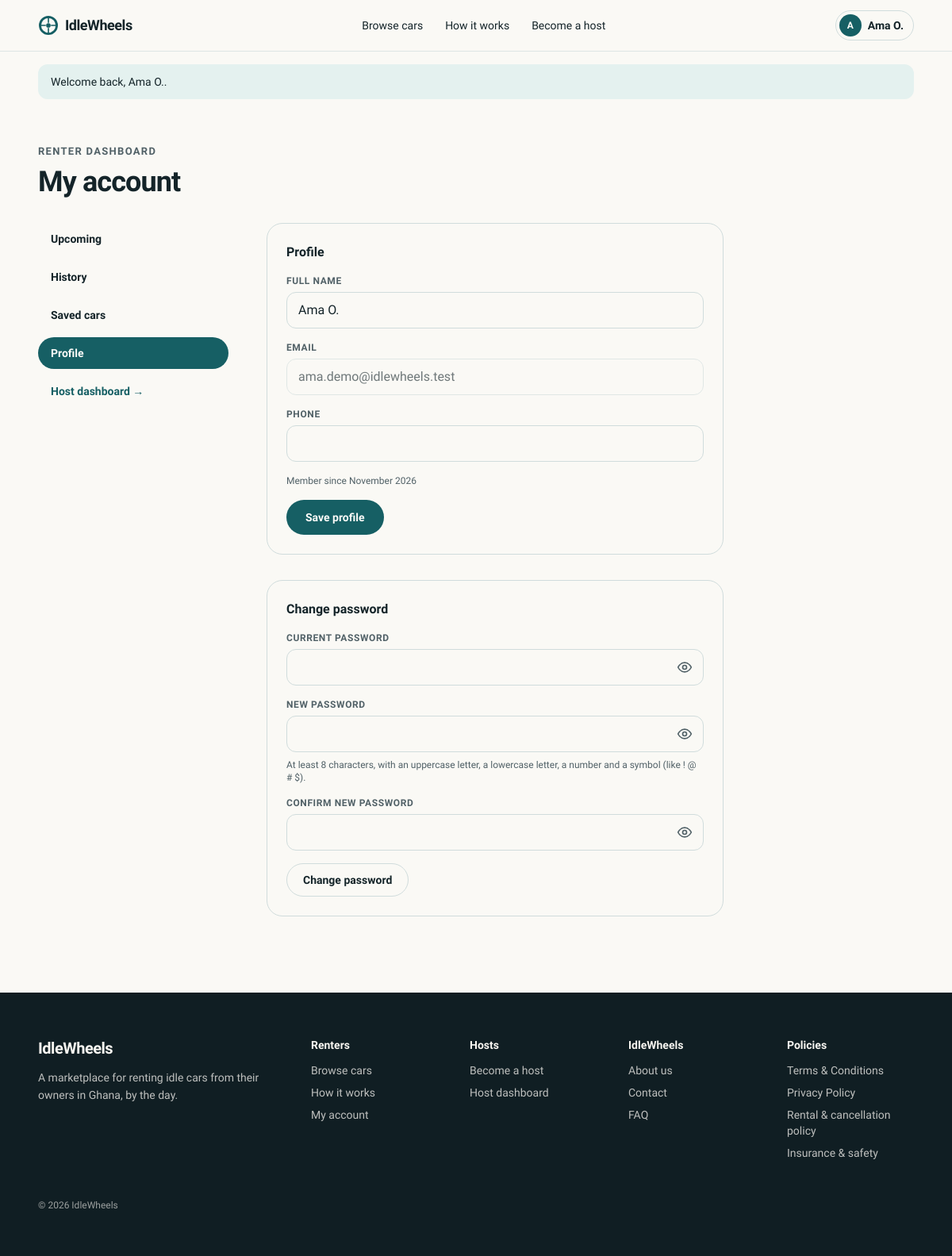
Screenshot of /account.php?tab=profile (signed in) with the database file from the repository.
### tables this page shows
CREATE TABLE iw_users (
  id INT UNSIGNED AUTO_INCREMENT PRIMARY KEY,
  name VARCHAR(100) NOT NULL,
  email VARCHAR(190) NOT NULL UNIQUE,
  phone VARCHAR(30) NULL,
  password_hash VARCHAR(255) NOT NULL,
  role ENUM('user','admin') NOT NULL DEFAULT 'user',
  status ENUM('active','blocked') NOT NULL DEFAULT 'active',
  created_at DATETIME NOT NULL DEFAULT CURRENT_TIMESTAMP
);

### app/Core/Controller.php (called while the page is built, shortened)
<?php
abstract class Controller
{
    protected function view(string $view, array $data = [], ?string $layout = 'layouts/main'): void
    {
        View::render($view, $data, $layout);
    }
}

### app/Controllers/AccountController.php (called while the page is built, shortened)
<?php
class AccountController extends Controller
{
    public function index(): void
    {
        $user = Auth::requireLogin();
        $tab = (string) input('tab', 'upcoming');
        $bookings = Booking::forRenter((int) $user['id']);
        $today = date('Y-m-d');
        $upcoming = array_values(array_filter($bookings, function ($b) use ($today) {
            return in_array($b['status'], ['pending_payment', 'awaiting_host', 'confirmed'], true) && $b['end_date'] > $today;
        }));
        $history = array_values(array_filter($bookings, function ($b) use ($upcoming) {
            return !in_array($b, $upcoming, true);
        }));
        $this->view('account/index', [
            'title' => 'My account',
            'tab' => $tab,
            'user' => $user,
            'upcoming' => array_reverse($upcoming),
            'history' => $history,
            'saved' => SavedCar::forUser((int) $user['id']),
            'host' => HostProfile::forUser((int) $user['id']),
        ]);
    }
}

### index.php (called while the page is built, shortened)
<?php
require __DIR__ . '/app/bootstrap.php';
$router = new App\Core\Router();
$router->dispatch($_SERVER['REQUEST_METHOD'] ?? 'GET', request_path());

### app/helpers.php (called while the page is built, shortened)
<?php
function config(string $key, $default = null)
{
    $value = $GLOBALS['config'];
    foreach (explode('.', $key) as $part) {
        $value = $value[$part];
    }
    return $value;
}
function e($value): string
{
    return htmlspecialchars((string) ($value ?? ''), ENT_QUOTES | ENT_SUBSTITUTE, 'UTF-8');
}
function base_path(): string
{
    static $base = null;
    if ($base === null) {
        $configured = (string) config('app.url', '');
        if ($configured !== '') {
            $base = rtrim((string) parse_url($configured, PHP_URL_PATH), '/');
        } else {
            $base = rtrim(str_replace('\\', '/', dirname($_SERVER['SCRIPT_NAME'] ?? '/index.php')), '/');
        }
    }
    return $base;
}
function url(string $path = '/', array $query = []): string
{
    $tail = '';
    $path = '/' . ltrim($path, '/');
    if (config('app.php_urls', true)) {
        $path = php_page($path);
    }
    $u = base_path() . $path . $tail;
    if ($query) {
        $u .= (strpos($tail, '?') === false ? '?' : '&') . http_build_query($query);
    }
    return $u === '' ? '/' : $u;
}
function php_page(string $path): string
{
    if ($path === '/' || $path === '') {
        return '/index.php';
    }
    $path = rtrim($path, '/');
    $last = substr($path, strrpos($path, '/') + 1);
    return strpos($last, '.') === false ? $path . '.php' : $path;
}
function asset(string $path): string
{
    $file = BASE_PATH . '/assets/' . ltrim($path, '/');
    $v = is_file($file) ? '?v=' . filemtime($file) : '';
    return url('assets/' . ltrim($path, '/')) . $v;
}
function request_path(): string
{
    $path = (string) parse_url($_SERVER['REQUEST_URI'] ?? '/', PHP_URL_PATH);
    $base = base_path();
    $path = '/' . trim($path, '/');
    return substr($path, -4) === '.php' ? substr($path, 0, -4) : $path;
}
function old(string $key, $default = '')
{
    $old = Session::get('_old', []);
    return $old[$key] ?? $default;
}
function fmt_date(?string $date, string $format = 'D j M Y'): string
{
    return $date ? date($format, strtotime($date)) : '';
}
function input(string $key, $default = '')
{
    $v = $_POST[$key] ?? $_GET[$key] ?? $default;
    return is_string($v) ? trim($v) : $v;
}

### app/bootstrap.php (called while the page is built, shortened)
<?php
spl_autoload_register(function (string $class): void {
    $file = BASE_PATH . '/app/' . str_replace('\\', '/', substr($class, 4)) . '.php';
});
require BASE_PATH . '/app/helpers.php';

### app/Core/Session.php (called while the page is built, shortened)
<?php
class Session
{
    public static function get(string $key, $default = null)
    {
        return $_SESSION[$key] ?? $default;
    }
    public static function flashes(): array
    {
        return $_SESSION['_flash_now'] ?? [];
    }
}

### app/Core/Auth.php (called while the page is built, shortened)
<?php
class Auth
{
    private static ?array $user = null;
    private static bool $loaded = false;
    public static function user(): ?array
    {
        if (!self::$loaded) {
            self::$loaded = true;
            $id = Session::get('user_id');
            if ($id) {
                $u = User::find((int) $id);
                self::$user = ($u && $u['status'] === 'active') ? $u : null;
            }
        }
        return self::$user;
    }
    public static function requireLogin(): array
    {
        $u = self::user();
        return $u;
    }
}

### app/Core/Database.php (called while the page is built, shortened)
<?php
class Database
{
    private static ?PDO $pdo = null;
    public static function pdo(): PDO
    {
        if (self::$pdo === null) {
            $c = config('db');
            $dsn = sprintf('mysql:host=%s;port=%d;dbname=%s;charset=utf8mb4', $c['host'], (int) ($c['port'] ?? 3306), $c['name']);
            self::$pdo = new PDO($dsn, $c['user'], $c['pass'], [
                PDO::ATTR_ERRMODE => PDO::ERRMODE_EXCEPTION,
                PDO::ATTR_DEFAULT_FETCH_MODE => PDO::FETCH_ASSOC,
                PDO::ATTR_EMULATE_PREPARES => false,
            ]);
        }
        return self::$pdo;
    }
    public static function one(string $sql, array $params = []): ?array
    {
        $st = self::pdo()->prepare($sql);
        $st->execute($params);
        $row = $st->fetch();
        return $row === false ? null : $row;
    }
}

### app/Models/User.php (called while the page is built, shortened)
<?php
class User
{
    public static function find(int $id): ?array
    {
        return Database::one('SELECT * FROM iw_users WHERE id = ?', [$id]);
    }
}

### app/views/account/index.php (the view, shortened to what this page needs)
<?php
$tabs = ['upcoming' => 'Upcoming', 'history' => 'History', 'saved' => 'Saved cars', 'profile' => 'Profile'];
?>
<section class="px-4 pt-10 sm:px-8 lg:px-12 lg:pt-14">
  <p class="eyebrow">Renter dashboard</p>
  <h1 class="mb-8 mt-2 font-display text-4xl font-extrabold tracking-tight">My account</h1>
  <div class="grid gap-8 lg:grid-cols-[15rem_minmax(0,1fr)] lg:gap-12">
    <nav class="flex gap-2 overflow-x-auto lg:flex-col" aria-label="Account sections">
      <?php foreach ($tabs as $k => $label): ?>
        <a href="<?= url('/account', ['tab' => $k]) ?>" class="tab <?= $tab === $k ? 'tab-active' : '' ?>" <?= $tab === $k ? 'aria-current="page"' : '' ?>><?= e($label) ?></a>
      <?php endforeach; ?>
      <a href="<?= url('/host') ?>" class="tab text-primary">Host dashboard →</a>
    </nav>
    <div class="min-w-0">
      <?php if ($tab === 'upcoming'): ?>
        <?php if (!$upcoming): ?>
          <div class="rounded-lg border border-dashed border-border p-10 text-center">
            <p class="font-display text-xl font-semibold">No upcoming bookings</p>
            <a href="<?= url('/cars') ?>" class="btn-primary mt-4 inline-block">Browse cars</a>
          </div>
        <?php else: ?>
          <ul class="space-y-3"><?php foreach ($upcoming as $b): ?><?= View::partial('partials/booking_row', ['b' => $b, 'perspective' => 'renter']) ?><?php endforeach; ?></ul>
        <?php endif; ?>
      <?php else: ?>
        <div class="grid max-w-xl gap-8">
          <form method="post" action="<?= url('/account/profile') ?>" class="grid gap-4 rounded-lg border border-border bg-background p-6">
            <p class="font-semibold">Profile</p>
            <label><span class="field-label">Full name</span><input name="name" required value="<?= e(old('name', $user['name'])) ?>" class="field"></label>
            <label><span class="field-label">Email</span><input value="<?= e($user['email']) ?>" class="field" disabled></label>
            <label><span class="field-label">Phone</span><input name="phone" type="tel" value="<?= e(old('phone', $user['phone'] ?? '')) ?>" class="field"></label>
            <p class="text-xs text-muted-foreground">Member since <?= e(fmt_date($user['created_at'], 'F Y')) ?></p>
            <button class="btn-primary justify-self-start">Save profile</button>
          </form>
          <form method="post" action="<?= url('/account/password') ?>" class="grid gap-4 rounded-lg border border-border bg-background p-6">
            <p class="font-semibold">Change password</p>
            <label><span class="field-label">Current password</span><input type="password" name="current_password" required class="field" autocomplete="current-password"></label>
            <label><span class="field-label">New password</span><input type="password" name="password" required minlength="8" maxlength="100" pattern="<?= e(App\Core\Validator::STRONG_PASSWORD_HTML) ?>" title="<?= e(App\Core\Validator::STRONG_PASSWORD_MESSAGE) ?>" class="field" autocomplete="new-password"></label>
            <p class="-mt-2 text-xs text-muted-foreground">At least 8 characters, with an uppercase letter, a lowercase letter, a number and a symbol (like ! @ # $).</p>
            <label><span class="field-label">Confirm new password</span><input type="password" name="password_confirm" required class="field" autocomplete="new-password"></label>
            <button class="btn-ghost justify-self-start">Change password</button>
          </form>
        </div>
      <?php endif; ?>
    </div>
  </div>
</section>

### app/Core/Router.php (shortened to what this page needs)
<?php
class Router
{
    private array $routes = [];
    private function add(string $method, string $path, array $handler, array $options = []): void
    {
        $pattern = '#^' . preg_replace('#\{([a-zA-Z_]+)\}#', '(?P<$1>[^/]+)', rtrim($path, '/') ?: '/') . '$#';
        $this->routes[] = ['method' => $method, 'pattern' => $pattern, 'handler' => $handler, 'options' => $options];
    }
    public function dispatch(string $method, string $path): void
    {
        $path = rtrim($path, '/') ?: '/';
        foreach ($this->routes as $route) {
            if (!preg_match($route['pattern'], $path, $m)) {
                continue;
            }
            $params = array_filter($m, 'is_string', ARRAY_FILTER_USE_KEY);
            [$class, $action] = $route['handler'];
            $controller = new $class();
            $controller->$action(...array_values($params));
            return;
        }
    }
}

### app/views/layouts/main.php (shortened to what this page needs)
<?php
$user = Auth::user();
$path = request_path();
$nav = [['/cars', 'Browse cars'], ['/how-it-works', 'How it works'], ['/become-a-host', 'Become a host']];
$navClass = function ($href) use ($path) {
    return 'no-underline transition-colors hover:text-primary ' . (strpos($path, $href) === 0 ? 'text-primary font-semibold' : 'text-foreground');
};
?><!doctype html>
<html lang="en">
<head>
  <link rel="stylesheet" href="<?= asset('css/app.css') ?>">
</head>
<body class="min-h-screen">
  <header class="sticky top-0 z-40 border-b border-border/70 bg-background/90 backdrop-blur">
    <div class="flex h-16 items-center justify-between gap-4 px-4 sm:px-8 lg:px-12">
      <a href="<?= url('/') ?>" class="flex items-center gap-2 text-foreground no-underline" aria-label="IdleWheels home">
        <svg width="26" height="26" viewBox="0 0 32 32" aria-hidden="true" class="text-primary"><circle cx="16" cy="16" r="13" fill="none" stroke="currentColor" stroke-width="3.5"/><circle cx="16" cy="16" r="3.5" fill="currentColor"/><path d="M16 3v9M16 20v9M3 16h9M20 16h9" stroke="currentColor" stroke-width="2"/></svg>
        <span class="font-display text-lg font-extrabold tracking-tight">IdleWheels</span>
      </a>
      <nav class="hidden items-center gap-7 text-sm md:flex" aria-label="Main">
        <?php foreach ($nav as [$href, $label]): ?>
          <a href="<?= url($href) ?>" class="<?= $navClass($href) ?>"><?= e($label) ?></a>
        <?php endforeach; ?>
      </nav>
      <div class="flex items-center gap-2">
        <?php if ($user): ?>
          <details class="relative">
            <summary class="flex cursor-pointer list-none items-center gap-2 rounded-control border border-border bg-background py-1 pl-1 pr-3 text-sm font-semibold">
              <span class="flex h-7 w-7 items-center justify-center rounded-full bg-primary text-xs text-primary-foreground"><?= e(mb_strtoupper(mb_substr($user['name'], 0, 1))) ?></span>
              <span class="hidden max-w-[8rem] truncate sm:inline"><?= e($user['name']) ?></span>
            </summary>
          </details>
        <?php else: ?>
          <a href="<?= url('/login', ['return' => $path]) ?>" class="rounded-control bg-primary px-4 py-2 text-sm font-semibold text-primary-foreground no-underline hover:opacity-90">Log in</a>
        <?php endif; ?>
      </div>
    </div>
  </header>
  <?php $flashes = Session::flashes(); if ($flashes): ?>
    <div class="space-y-2 px-4 pt-4 sm:px-8 lg:px-12" role="status">
      <?php foreach ($flashes as $f): ?>
        <p class="flash flash-<?= e($f['type']) ?>"><?= e($f['message']) ?></p>
      <?php endforeach; ?>
    </div>
  <?php endif; ?>
  <main><?= $content ?></main>
  <footer class="mt-24 bg-ink px-4 py-14 text-ink-foreground sm:px-8 lg:px-12">
    <div class="grid gap-10 lg:grid-cols-[minmax(0,2fr)_minmax(0,5fr)]">
      <div class="max-w-sm">
        <p class="font-display text-xl font-extrabold tracking-tight">IdleWheels</p>
        <p class="mt-3 text-sm leading-relaxed text-ink-foreground/75">A marketplace for renting idle cars from their owners in Ghana, by the day.</p>
      </div>
      <div class="grid grid-cols-2 gap-10 text-sm sm:grid-cols-4">
        <div><p class="mb-3 font-semibold">Renters</p><ul class="space-y-2 text-ink-foreground/75">
          <li><a href="<?= url('/cars') ?>" class="footer-link">Browse cars</a></li>
          <li><a href="<?= url('/how-it-works') ?>" class="footer-link">How it works</a></li>
          <li><a href="<?= url('/account') ?>" class="footer-link">My account</a></li></ul></div>
        <div><p class="mb-3 font-semibold">Hosts</p><ul class="space-y-2 text-ink-foreground/75">
          <li><a href="<?= url('/become-a-host') ?>" class="footer-link">Become a host</a></li>
          <li><a href="<?= url('/host') ?>" class="footer-link">Host dashboard</a></li></ul></div>
        <div><p class="mb-3 font-semibold">IdleWheels</p><ul class="space-y-2 text-ink-foreground/75">
          <li><a href="<?= url('/about') ?>" class="footer-link">About us</a></li>
          <li><a href="<?= url('/contact') ?>" class="footer-link">Contact</a></li>
          <li><a href="<?= url('/faq') ?>" class="footer-link">FAQ</a></li></ul></div>
        <div><p class="mb-3 font-semibold">Policies</p><ul class="space-y-2 text-ink-foreground/75">
          <li><a href="<?= url('/terms') ?>" class="footer-link">Terms &amp; Conditions</a></li>
          <li><a href="<?= url('/privacy') ?>" class="footer-link">Privacy Policy</a></li>
          <li><a href="<?= url('/rental-policy') ?>" class="footer-link">Rental &amp; cancellation policy</a></li>
          <li><a href="<?= url('/insurance-safety') ?>" class="footer-link">Insurance &amp; safety</a></li></ul></div>
      </div>
    </div>
    <p class="mt-12 text-xs text-ink-foreground/60">© <?= date('Y') ?> IdleWheels</p>
  </footer>
</body>
</html>

### rows the page displays
iw_users: name "A", name "Ama O.", email "ama.demo@idlewheels.test", created_at "November 2026"

### other values shown
$label "Browse cars"
$label "How it works"
$label "Become a host"
$f['message'] "Welcome back, Ama O.."
$label "Upcoming"
$label "History"
$label "Saved cars"
$label "Profile"
